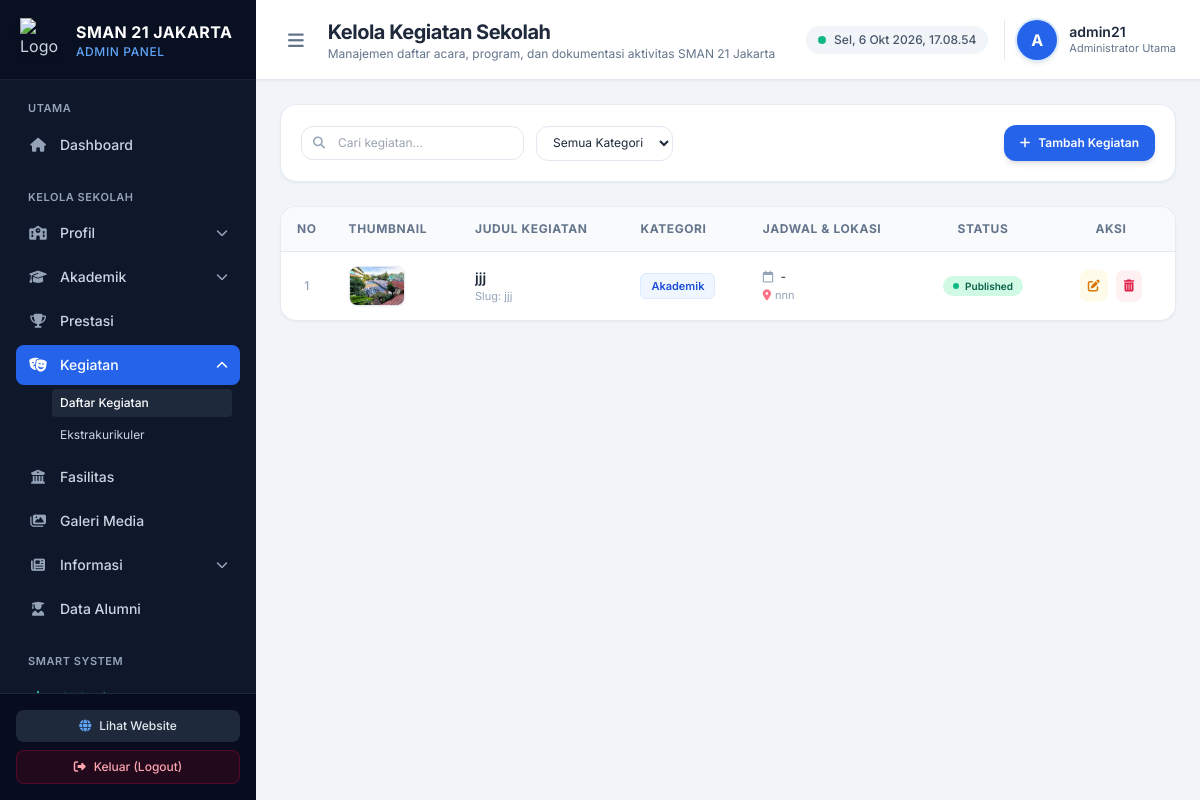
The page /admin/kegiatan/index.php on the database its author committed.
### tables this page shows
CREATE TABLE `kegiatan` (
  `id` int(11) NOT NULL,
  `judul_kegiatan` varchar(255) NOT NULL,
  `slug` varchar(255) NOT NULL,
  `kategori` varchar(100) NOT NULL,
  `deskripsi` text DEFAULT NULL,
  `tanggal_mulai` date DEFAULT NULL,
  `tanggal_selesai` date DEFAULT NULL,
  `lokasi` varchar(255) DEFAULT NULL,
  `thumbnail` varchar(255) DEFAULT NULL,
  `foto_utama` varchar(255) DEFAULT NULL,
  `status` enum('draft','published','archived') NOT NULL DEFAULT 'published',
  `tanggal_dibuat` timestamp NOT NULL DEFAULT current_timestamp()
);

### admin/kegiatan/index.php (the view, shortened to what the rows shown need)
<?php
$host = 'sql305.byethost3.com';
$user = 'b3_43046986';
$pass = 'J@karta5';
$db   = 'b3_43046986_sman21jkt';
$conn = @mysqli_connect($host, $user, $pass, $db);
$upload_dir = '../../uploads/kegiatan/';
$where_clause = [];
$where_sql = count($where_clause) > 0 ? 'WHERE ' . implode(' AND ', $where_clause) : '';
$list_kegiatan = [];
if ($conn) {
    $q = mysqli_query($conn, "SELECT * FROM kegiatan $where_sql ORDER BY id DESC");
    if ($q) {
        while ($row = mysqli_fetch_assoc($q)) {
            $list_kegiatan[] = $row;
        }
    }
}
?>
<!DOCTYPE html>
<html lang="id">
<head>
    <script src="https://cdn.tailwindcss.com"></script>
    <link rel="stylesheet" href="https://cdnjs.cloudflare.com/ajax/libs/font-awesome/6.4.0/css/all.min.css">
</head>
<body class="bg-slate-50 font-sans text-slate-800 antialiased flex h-screen overflow-hidden">
    <aside id="sidebar" class="w-64 bg-slate-900 text-slate-300 flex flex-col flex-shrink-0 transition-all duration-300 z-30">
        <div class="h-20 flex items-center gap-3 px-5 border-b border-slate-800/80 bg-slate-950/40">
            <div class="leading-tight">
                <h1 class="font-bold text-white text-base tracking-wide">SMAN 21 JAKARTA</h1>
            </div>
        </div>
    </aside>
    <div class="flex-1 flex flex-col min-w-0 overflow-hidden bg-slate-100">
        <header class="h-20 bg-white border-b border-slate-200 flex items-center justify-between px-6 z-10 shadow-sm">
            <div class="flex items-center gap-4">
                <div>
                    <h2 class="text-xl font-bold text-slate-800 tracking-tight">Kelola Kegiatan Sekolah</h2>
                </div>
            </div>
        </header>
        <main class="flex-1 overflow-y-auto p-6 space-y-6">
            <div class="bg-white rounded-2xl border border-slate-200/80 shadow-sm overflow-hidden">
                <div class="overflow-x-auto">
                    <table class="w-full text-left text-xs text-slate-600">
                        <thead class="bg-slate-50 text-slate-500 font-semibold uppercase tracking-wider border-b border-slate-200">
                            <tr>
                                <th class="py-3.5 px-4 text-center w-12">No</th>
                                <th class="py-3.5 px-4">Thumbnail</th>
                                <th class="py-3.5 px-4">Judul Kegiatan</th>
                                <th class="py-3.5 px-4">Kategori</th>
                                <th class="py-3.5 px-4">Jadwal & Lokasi</th>
                                <th class="py-3.5 px-4 text-center">Status</th>
                                <th class="py-3.5 px-4 text-center w-32">Aksi</th>
                            </tr>
                        </thead>
                        <tbody class="divide-y divide-slate-100">
                            <?php if (!empty($list_kegiatan)): ?>
                                <?php $no = 1; foreach ($list_kegiatan as $row): ?>
                                    <tr class="hover:bg-slate-50/80 transition">
                                        <td class="py-3.5 px-4 text-center font-medium text-slate-400"><?= $no++ ?></td>
                                        <td class="py-3.5 px-4">
                                            <?php if (!empty($row['thumbnail']) && file_exists($upload_dir . $row['thumbnail'])): ?>
                                                <img src="../../uploads/kegiatan/<?= htmlspecialchars($row['thumbnail']) ?>" alt="Thumbnail" class="w-14 h-10 object-cover rounded-lg border border-slate-200 shadow-sm">
                                            <?php else: ?>
                                                <div class="w-14 h-10 bg-slate-100 rounded-lg border border-slate-200 flex items-center justify-center text-slate-400 text-xs">
                                                    <i class="fa-solid fa-image"></i>
                                                </div>
                                            <?php endif; ?>
                                        </td>
                                        <td class="py-3.5 px-4 font-semibold text-slate-800 max-w-xs">
                                            <div class="truncate text-sm"><?= htmlspecialchars($row['judul_kegiatan']) ?></div>
                                            <div class="text-[11px] text-slate-400 font-normal">Slug: <?= htmlspecialchars($row['slug']) ?></div>
                                        </td>
                                        <td class="py-3.5 px-4">
                                            <span class="inline-flex px-2.5 py-1 rounded-md text-[11px] font-semibold bg-blue-50 text-blue-700 border border-blue-100">
                                                <?= htmlspecialchars($row['kategori']) ?>
                                            </span>
                                        </td>
                                        <td class="py-3.5 px-4 space-y-0.5">
                                            <div class="text-slate-700 font-medium">
                                                <i class="fa-regular fa-calendar text-slate-400 mr-1"></i>
                                                <?= $row['tanggal_mulai'] ? date('d M Y', strtotime($row['tanggal_mulai'])) : '-' ?>
                                            </div>
                                            <?php if (!empty($row['lokasi'])): ?>
                                                <div class="text-slate-400 text-[11px]">
                                                    <i class="fa-solid fa-location-dot mr-1 text-rose-400"></i><?= htmlspecialchars($row['lokasi']) ?>
                                                </div>
                                            <?php endif; ?>
                                        </td>
                                        <td class="py-3.5 px-4 text-center">
                                            <?php if ($row['status'] === 'published'): ?>
                                                <span class="inline-flex items-center gap-1.5 px-2.5 py-0.5 rounded-full text-[10px] font-semibold bg-emerald-100 text-emerald-800">
                                                    <span class="w-1.5 h-1.5 rounded-full bg-emerald-500"></span> Published
                                                </span>
                                            <?php elseif ($row['status'] === 'draft'): ?>
                                                <span class="inline-flex items-center gap-1.5 px-2.5 py-0.5 rounded-full text-[10px] font-semibold bg-amber-100 text-amber-800">
                                                    <span class="w-1.5 h-1.5 rounded-full bg-amber-500"></span> Draft
                                                </span>
                                            <?php else: ?>
                                                <span class="inline-flex items-center gap-1.5 px-2.5 py-0.5 rounded-full text-[10px] font-semibold bg-slate-100 text-slate-700">
                                                    <span class="w-1.5 h-1.5 rounded-full bg-slate-400"></span> Archived
                                                </span>
                                            <?php endif; ?>
                                        </td>
                                        <td class="py-3.5 px-4 text-center">
                                            <div class="flex items-center justify-center gap-2">
                                                <button onclick='openModalEdit(<?= json_encode($row) ?>)' class="p-2 rounded-lg bg-amber-50 hover:bg-amber-100 text-amber-600 transition" title="Edit">
                                                    <i class="fa-solid fa-pen-to-square"></i>
                                                </button>
                                                <form method="POST" onsubmit="return confirm('Apakah Anda yakin ingin menghapus kegiatan ini?');" class="inline">
                                                    <button type="submit" class="p-2 rounded-lg bg-rose-50 hover:bg-rose-100 text-rose-600 transition" title="Hapus">
                                                        <i class="fa-solid fa-trash-can"></i>
                                                    </button>
                                                </form>
                                            </div>
                                        </td>
                                    </tr>
                                <?php endforeach; ?>
                            <?php endif; ?>
                        </tbody>
                    </table>
                </div>
            </div>
        </main>
    </div>
</body>
</html>

### rows shown on the page
kegiatan: thumbnail (picture), judul_kegiatan "jjj", slug "jjj", kategori "Akademik", lokasi "nnn", status "published" (drawn)

### other values the page prints
substr($admin_username, 0, 1) "A"
$admin_username "admin21"
